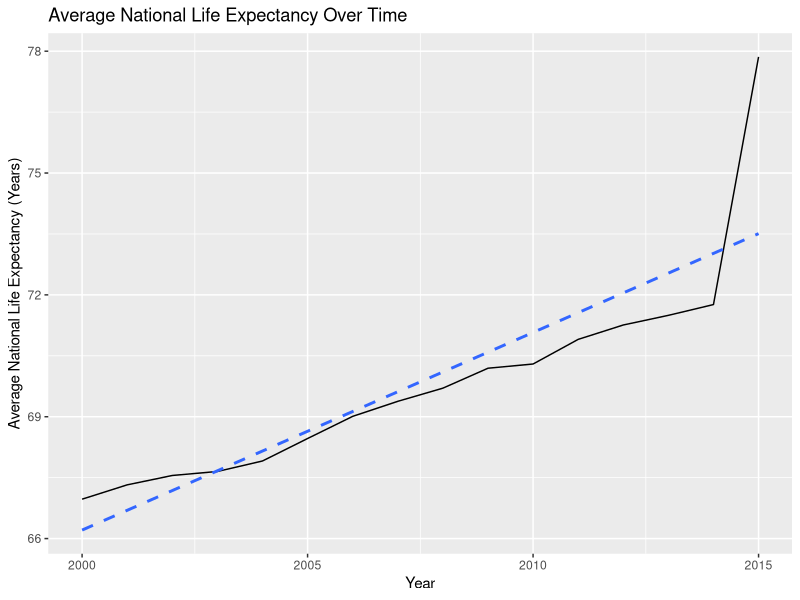
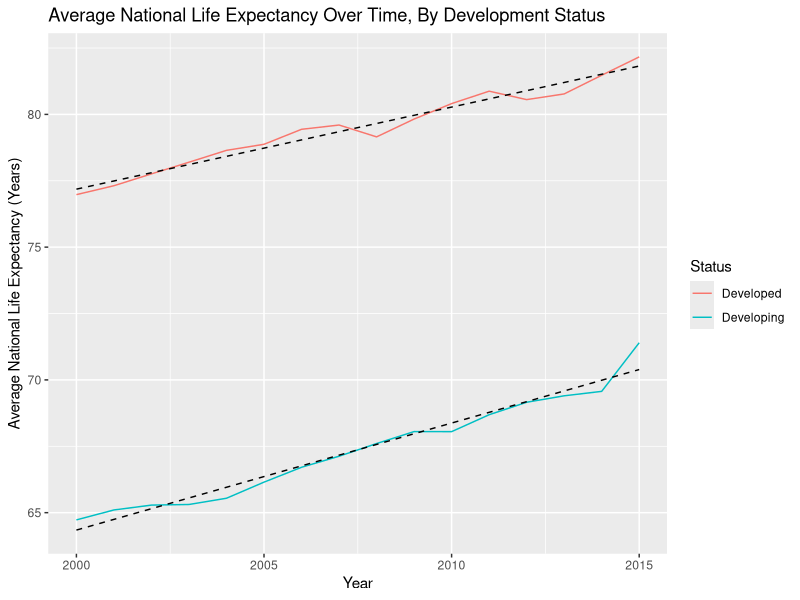
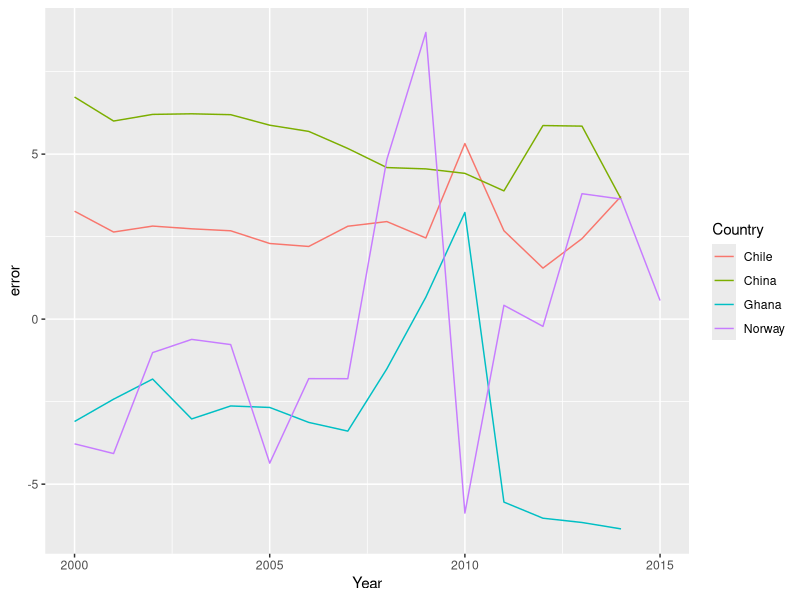
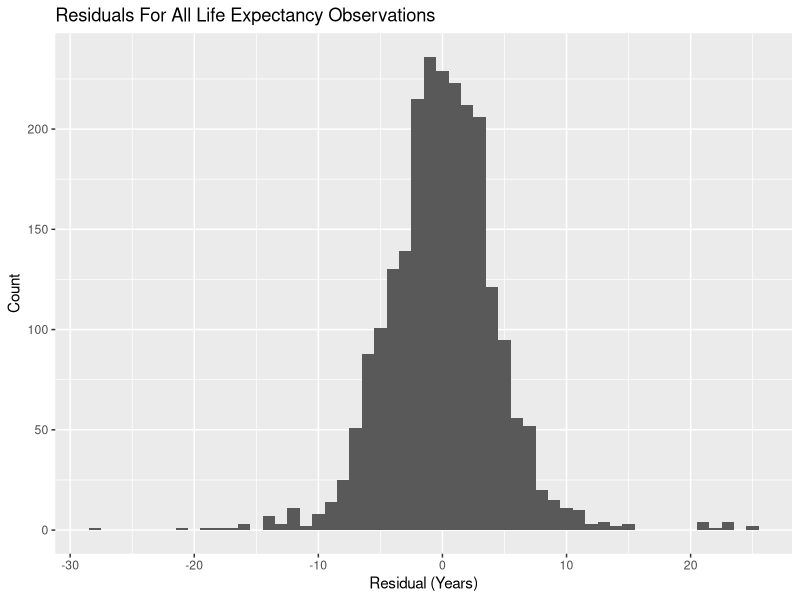
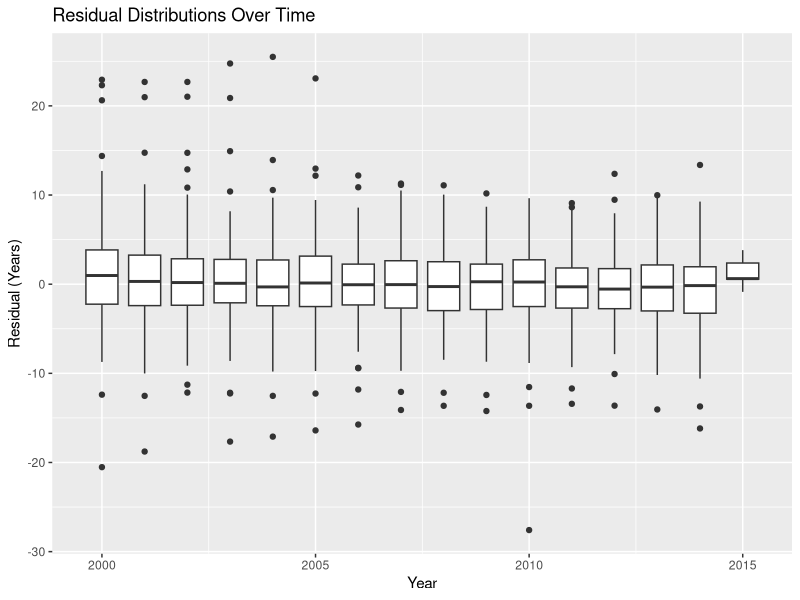
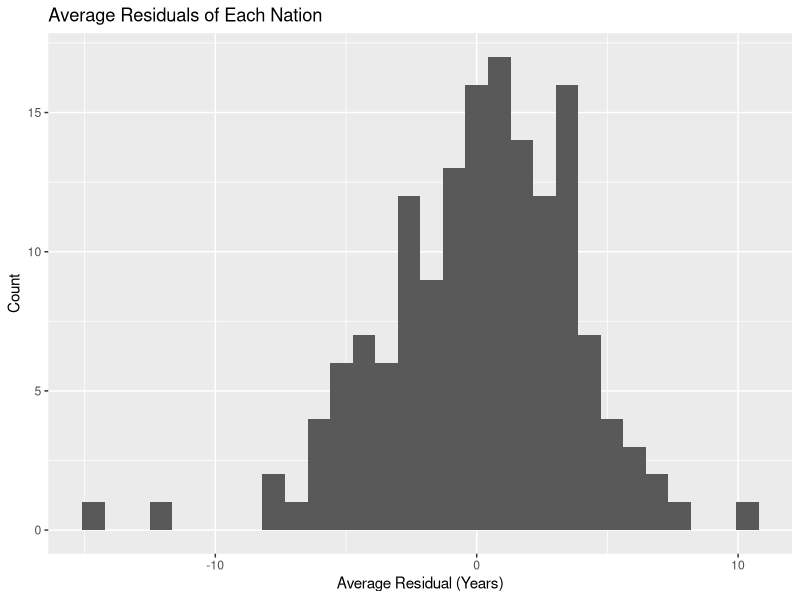
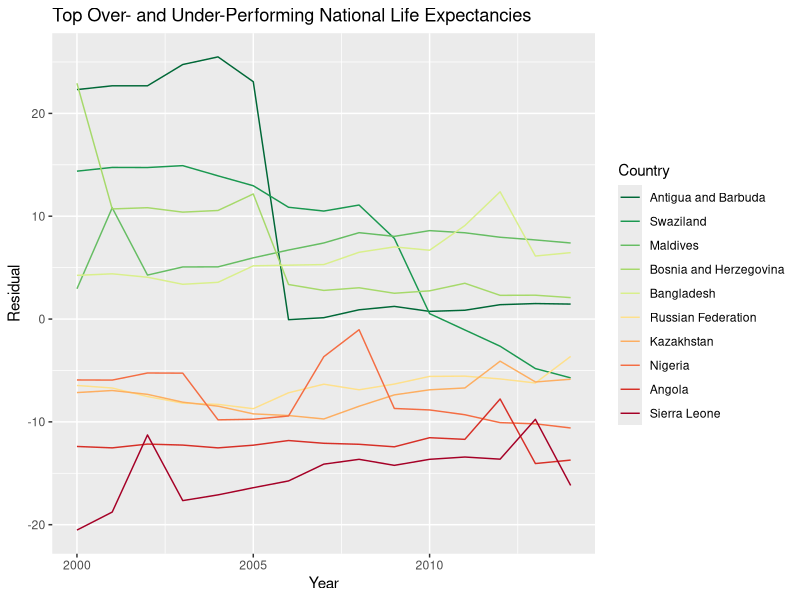

Here is the R script that generated these plots, in order:
## ---- chunk 1
knitr::opts_chunk$set(echo = TRUE)
## ---- chunk 2
library(tidyverse)

data <- read_csv("life_CLEAN.csv")
data
## ---- chunk 3
year_averages <- aggregate(Life.expectancy ~ Year, data = data, FUN = mean)

ggplot(data = year_averages, mapping = aes(x = Year, y = Life.expectancy)) +
  geom_line() +
  labs(title = "Average National Life Expectancy Over Time",
       x = "Year",
       y = "Average National Life Expectancy (Years)") +
  stat_smooth(method = "lm", se = FALSE, linetype = "dashed")
# savefig("life_expectancy__year.png")

summary(lm(Life.expectancy ~ Year, data = year_averages))
## ---- chunk 4
status_averages <- aggregate(Life.expectancy ~ Year + Status, data = data, FUN = mean)

ggplot(data = status_averages, mapping = aes(x = Year, y = Life.expectancy)) +
  geom_line(mapping = aes(color = Status)) +
  labs(title = "Average National Life Expectancy Over Time, By Development Status",
       x = "Year",
       y = "Average National Life Expectancy (Years)") +
  stat_smooth(mapping = aes(group = Status), method = "lm", se = FALSE,
              color = "black", size = 0.5, linetype = "dashed")
## ---- chunk 5
data$Status.proxy <- as.integer(factor(data$Status, levels = c("Developing",
                                                               "Developed"),
                                       labels = c(0, 1))) - 1
summary(lm(Life.expectancy ~ Status.proxy + Year, data = data))
## ---- chunk 6
model <- lm(Life.expectancy ~ Schooling + GDP + Alcohol + BMI +
              percentage.expenditure + Income.composition.of.resources +
              HIV.AIDS + thinness.5.9.years + thinness.10.19.years, data = data)
summary(model)
## ---- chunk 7
data$y.hat <- predict(model, data)
data$error <- data$Life.expectancy - data$y.hat

country_subset <- c("Norway", "China", "Ghana", "Chile", "Vietnam")
ggplot(data = data[which(data$Country %in% country_subset), ]) +
  geom_line(mapping = aes(x = Year, y = error, color = Country))
## ---- chunk 8
ggplot(data = data) +
  geom_histogram(mapping = aes(x = error), binwidth = 1) +
  labs(title = "Residuals For All Life Expectancy Observations",
       x = "Residual (Years)",
       y = "Count")

ggplot(data = data) +
  geom_boxplot(mapping = aes(x = Year, group = Year, y = error)) +
  labs(title = "Residual Distributions Over Time",
       x = "Year",
       y = "Residual (Years)")
## ---- chunk 9
# av_error <- aggregate(error ~ Country, data = data, FUN = mean)
rse <- summary(model)$sigma
av_error <- data %>%
  group_by(Country) %>%
  summarize(count = n(), total_error = sum(error), mean_error = total_error / count) %>%
  mutate(p_val = pnorm(abs(total_error), mean = 0, sd = sqrt(count) * rse, lower.tail = FALSE))

(signif_error <- av_error %>%
    filter(p_val < 0.001) %>%
    arrange(p_val))

ggplot(data = av_error) +
  geom_histogram(mapping = aes(x = mean_error)) +
  labs(title = "Average Residuals of Each Nation",
       x = "Average Residual (Years)",
       y = "Count")
## ---- chunk 10
outlier_order <- c(head(order(av_error$mean_error, decreasing = TRUE), 5),
                   tail(order(av_error$mean_error, decreasing = TRUE), 5))
av_error$over.rank <- order(av_error$mean_error, decreasing = TRUE)
outliers <- av_error$Country[outlier_order]
print(paste0(c("Top Over-perfomers: ", outliers[1:5])))
print(paste0(c("Top Under-perfomers: ", outliers[10:6])))
outlier_data <- data[which(data$Country %in% outliers), ]
outlier_data$Country <- factor(outlier_data$Country, levels = outliers)

ggplot(data = outlier_data) +
  geom_line(mapping = aes(x = Year, y = error, color = Country)) +
  scale_color_brewer(palette = "RdYlGn", direction = -1) +
  labs(title = "Top Over- and Under-Performing National Life Expectancies",
       x = "Year",
       y = "Residual")
## ---- chunk 11

